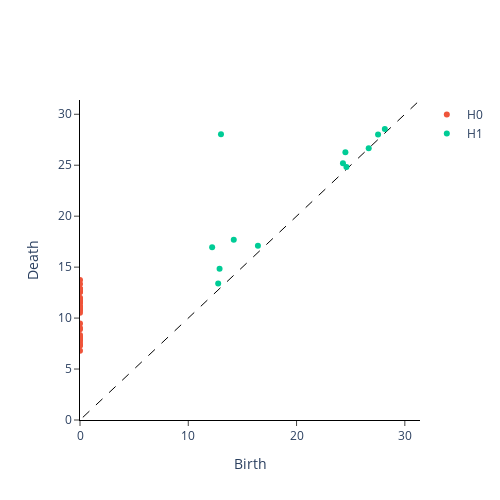

Notebook cell for this chart:
### Markdown cell above
The final result is the same as before:

### Code cell
plot_diagram(X_diagrams[window_number])

### Figure 1 — Plotly figure (JSON) as saved in the notebook; plotly's stock layout.template omitted (floating-point values rounded to 4 significant figures)
{"data": [{"hoverinfo": "none", "line": {"color": "black", "dash": "dash", "width": 1}, "mode": "lines", "showlegend": false, "type": "scatter", "x": [-2855.0, 2855.0], "y": [-2855.0, 2855.0]}, {"mode": "markers", "name": "H0", "type": "scatter", "x": [0, 0, 0, 0, 0, 0, 0, 0, 0, 0, 0, 0, 0, 0, 0, 0, 0, 0, 0, 0, 0, 0, 0, 0, 0, 0, 0, 0, 0, 0, 0, 0, 0, 0, 0, 0, 0, 0, 0, 0], "y": [6.785, 7.304, 7.325, 7.579, 7.879, 7.9, 7.902, 7.97, 8.063, 8.132, 8.345, 8.908, 9.038, 9.458, 10.52, 10.8, 10.83, 10.97, 11.14, 11.15, 11.5, 11.52, 11.6, 11.67, 11.68, 11.72, 11.72, 11.83, 11.85, 11.88, 12.01, 12.56, 12.57, 12.79, 12.79, 12.81, 12.86, 12.88, 13.35, 13.73]}, {"mode": "markers", "name": "H1", "type": "scatter", "x": [28.15, 27.53, 26.66, 24.6, 24.51, 24.28, 16.43, 14.2, 13.02, 12.89, 12.76, 12.2], "y": [28.55, 28.02, 26.66, 24.83, 26.28, 25.2, 17.09, 17.68, 28.04, 14.84, 13.4, 16.96]}, {"mode": "markers", "name": "H2", "type": "scatter", "x": [], "y": []}], "layout": {"height": 500, "plot_bgcolor": "white", "width": 500, "xaxis": {"anchor": "y", "exponentformat": "e", "linecolor": "black", "linewidth": 1, "mirror": false, "range": [0, 31.4], "showexponent": "all", "showline": true, "side": "bottom", "ticks": "outside", "title": {"text": "Birth"}, "type": "linear", "zeroline": true}, "yaxis": {"anchor": "x", "exponentformat": "e", "linecolor": "black", "linewidth": 1, "mirror": false, "range": [0, 31.4], "showexponent": "all", "showline": true, "side": "left", "ticks": "outside", "title": {"text": "Death"}, "type": "linear", "zeroline": true}}}
